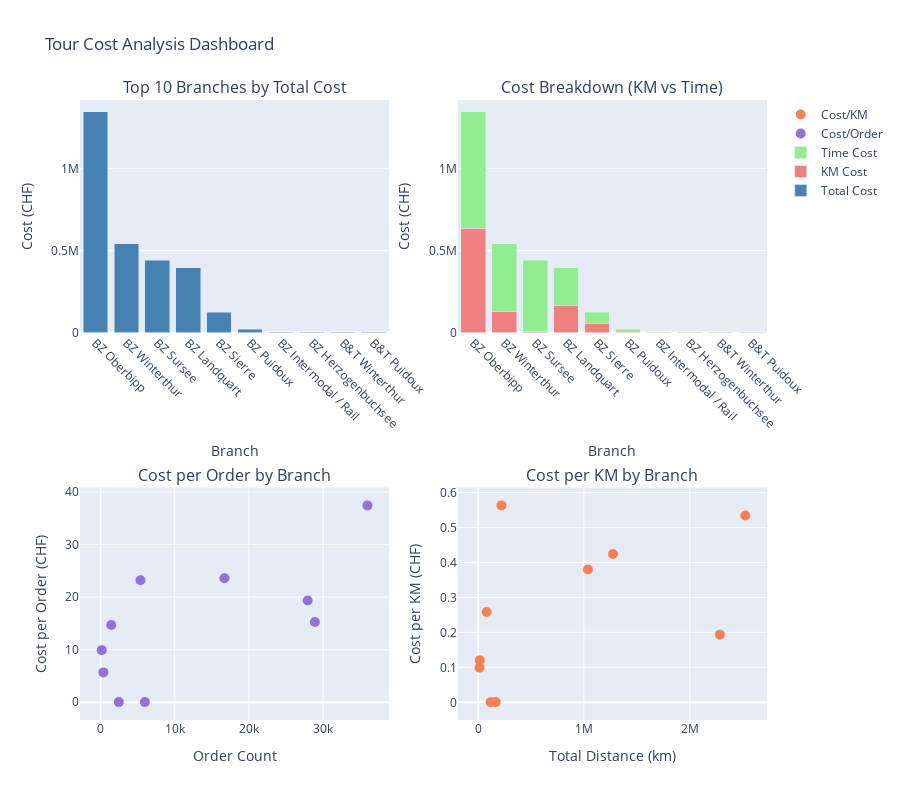

The code cell stored with this chart in its notebook:
### Markdown cell above
## 6. Cost Visualizations

### Code cell
# Create comprehensive cost dashboard
if 'costs_by_branch' in locals():
    fig = make_subplots(
        rows=2, cols=2,
        subplot_titles=(
            'Top 10 Branches by Total Cost',
            'Cost Breakdown (KM vs Time)',
            'Cost per Order by Branch',
            'Cost per KM by Branch'
        ),
        specs=[[{'type': 'bar'}, {'type': 'bar'}],
               [{'type': 'scatter'}, {'type': 'scatter'}]]
    )
    
    top10 = costs_by_branch.head(10)
    
    # 1. Total cost by branch
    fig.add_trace(
        go.Bar(x=top10['Betriebszentrale'], y=top10['total_vehicle_cost'],
               marker_color='steelblue', name='Total Cost'),
        row=1, col=1
    )
    
    # 2. Cost breakdown
    fig.add_trace(
        go.Bar(x=top10['Betriebszentrale'], y=top10['total_km_cost'],
               marker_color='lightcoral', name='KM Cost'),
        row=1, col=2
    )
    fig.add_trace(
        go.Bar(x=top10['Betriebszentrale'], y=top10['total_time_cost'],
               marker_color='lightgreen', name='Time Cost'),
        row=1, col=2
    )
    
    # 3. Cost per order
    fig.add_trace(
        go.Scatter(x=top10['order_count'], y=top10['cost_per_order'],
                  mode='markers', marker=dict(size=10, color='mediumpurple'),
                  name='Cost/Order'),
        row=2, col=1
    )
    
    # 4. Cost per km
    fig.add_trace(
        go.Scatter(x=top10['total_distance_km'], y=top10['cost_per_km'],
                  mode='markers', marker=dict(size=10, color='coral'),
                  name='Cost/KM'),
        row=2, col=2
    )
    
    # Update layout
    fig.update_xaxes(title_text="Branch", row=1, col=1, tickangle=45)
    fig.update_xaxes(title_text="Branch", row=1, col=2, tickangle=45)
    fig.update_xaxes(title_text="Order Count", row=2, col=1)
    fig.update_xaxes(title_text="Total Distance (km)", row=2, col=2)
    
    fig.update_yaxes(title_text="Cost (CHF)", row=1, col=1)
    fig.update_yaxes(title_text="Cost (CHF)", row=1, col=2)
    fig.update_yaxes(title_text="Cost per Order (CHF)", row=2, col=1)
    fig.update_yaxes(title_text="Cost per KM (CHF)", row=2, col=2)
    
    fig.update_layout(
        height=800,
        showlegend=True,
        title_text="Tour Cost Analysis Dashboard",
        barmode='stack'
    )
    
    fig.write_html('../results/tour_cost_dashboard.html')
    fig.show()
    
    print("\n✓ Dashboard saved to: results/tour_cost_dashboard.html")

### Figure 1 — Plotly figure (JSON) as saved in the notebook; plotly's stock layout.template omitted (floating-point values rounded to 4 significant figures)
{"data": [{"marker": {"color": "steelblue"}, "name": "Total Cost", "type": "bar", "x": ["BZ Oberbipp", "BZ Winterthur", "BZ Sursee", "BZ Landquart", "BZ Sierre", "BZ Puidoux", "BZ Intermodal / Rail", "BZ Herzogenbuchsee", "B&T Winterthur", "B&T Puidoux"], "xaxis": "x", "y": [1348000.0, 540500.0, 441000.0, 394200.0, 124800.0, 21020.0, 2137.0, 1448.0, 143.9, 60.19], "yaxis": "y"}, {"marker": {"color": "lightcoral"}, "name": "KM Cost", "type": "bar", "x": ["BZ Oberbipp", "BZ Winterthur", "BZ Sursee", "BZ Landquart", "BZ Sierre", "BZ Puidoux", "BZ Intermodal / Rail", "BZ Herzogenbuchsee", "B&T Winterthur", "B&T Puidoux"], "xaxis": "x2", "y": [636800.0, 126200.0, 4496.0, 167400.0, 56460.0, 591.7, 0.0, 0.0, 0.0, 0.0], "yaxis": "y2"}, {"marker": {"color": "lightgreen"}, "name": "Time Cost", "type": "bar", "x": ["BZ Oberbipp", "BZ Winterthur", "BZ Sursee", "BZ Landquart", "BZ Sierre", "BZ Puidoux", "BZ Intermodal / Rail", "BZ Herzogenbuchsee", "B&T Winterthur", "B&T Puidoux"], "xaxis": "x2", "y": [711300.0, 414300.0, 436600.0, 226800.0, 68360.0, 20430.0, 2137.0, 1448.0, 143.9, 60.19], "yaxis": "y2"}, {"marker": {"color": "mediumpurple", "size": 10}, "mode": "markers", "name": "Cost/Order", "type": "scatter", "x": [35980, 27919, 28893, 16703, 5373, 1431, 376, 146, 5970, 2444], "xaxis": "x3", "y": [37.47, 19.36, 15.26, 23.6, 23.23, 14.69, 5.685, 9.92, 0.0241, 0.02463], "yaxis": "y3"}, {"marker": {"color": "coral", "size": 10}, "mode": "markers", "name": "Cost/KM", "type": "scatter", "x": [2524000.0, 1275000.0, 2284000.0, 1038000.0, 221700.0, 81480.0, 17810.0, 14650.0, 167100.0, 119700.0], "xaxis": "x4", "y": [0.5341, 0.424, 0.1931, 0.3797, 0.5631, 0.258, 0.12, 0.09886, 0.0008608, 0.0005027], "yaxis": "y4"}], "layout": {"annotations": [{"font": {"size": 16}, "showarrow": false, "text": "Top 10 Branches by Total Cost", "x": 0.225, "xanchor": "center", "xref": "paper", "y": 1, "yanchor": "bottom", "yref": "paper"}, {"font": {"size": 16}, "showarrow": false, "text": "Cost Breakdown (KM vs Time)", "x": 0.775, "xanchor": "center", "xref": "paper", "y": 1, "yanchor": "bottom", "yref": "paper"}, {"font": {"size": 16}, "showarrow": false, "text": "Cost per Order by Branch", "x": 0.225, "xanchor": "center", "xref": "paper", "y": 0.375, "yanchor": "bottom", "yref": "paper"}, {"font": {"size": 16}, "showarrow": false, "text": "Cost per KM by Branch", "x": 0.775, "xanchor": "center", "xref": "paper", "y": 0.375, "yanchor": "bottom", "yref": "paper"}], "barmode": "stack", "height": 800, "showlegend": true, "title": {"text": "Tour Cost Analysis Dashboard"}, "xaxis": {"anchor": "y", "domain": [0, 0.45], "tickangle": 45, "title": {"text": "Branch"}}, "xaxis2": {"anchor": "y2", "domain": [0.55, 1], "tickangle": 45, "title": {"text": "Branch"}}, "xaxis3": {"anchor": "y3", "domain": [0, 0.45], "title": {"text": "Order Count"}}, "xaxis4": {"anchor": "y4", "domain": [0.55, 1], "title": {"text": "Total Distance (km)"}}, "yaxis": {"anchor": "x", "domain": [0.625, 1], "title": {"text": "Cost (CHF)"}}, "yaxis2": {"anchor": "x2", "domain": [0.625, 1], "title": {"text": "Cost (CHF)"}}, "yaxis3": {"anchor": "x3", "domain": [0, 0.375], "title": {"text": "Cost per Order (CHF)"}}, "yaxis4": {"anchor": "x4", "domain": [0, 0.375], "title": {"text": "Cost per KM (CHF)"}}}}
